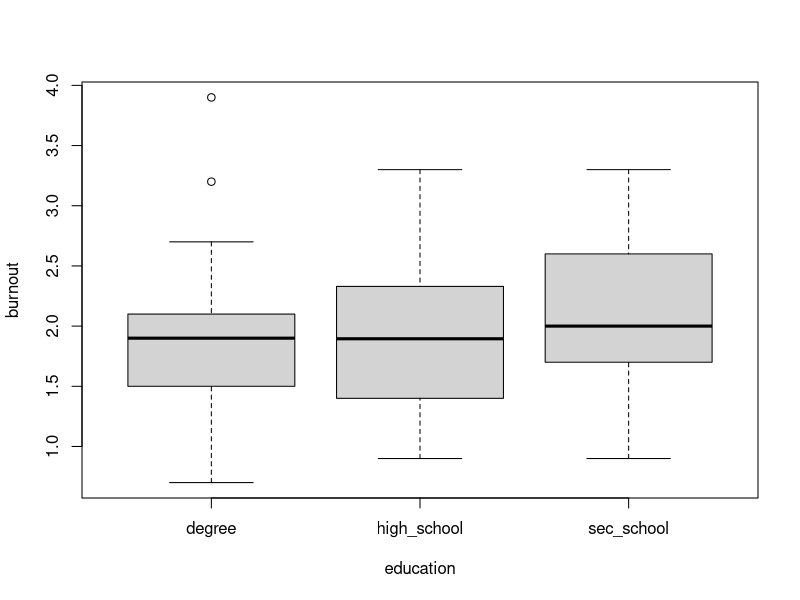

This chart was generated by the following R code:
library(readxl)

# leggo i dati (attenzione a dove voi li avete salvati)
dat <- read_xlsx("data/dimarco2020.xlsx")

head(dat)

# correlazione
R <- cov(dat[, 10:15])

# boxplot condizionato
boxplot(burnout ~ education, data = dat)
